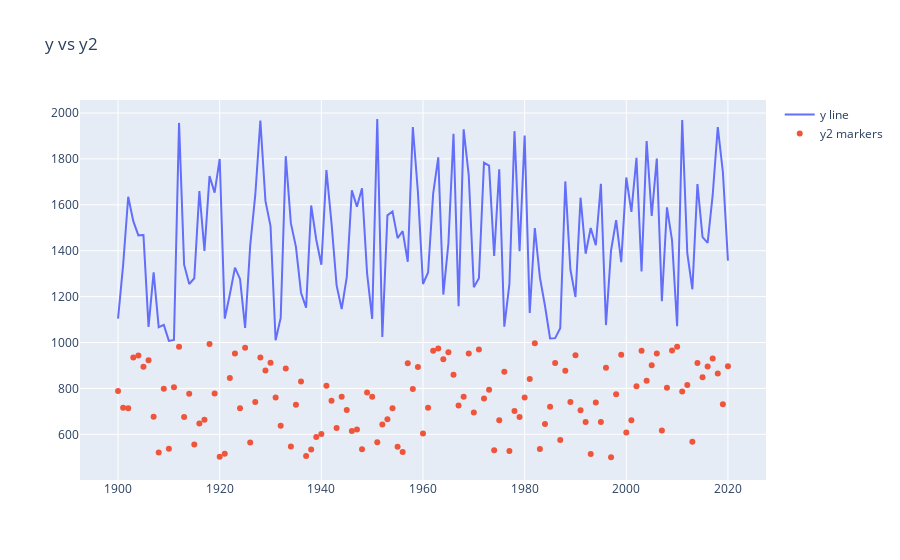

The cell this chart's notebook holds for it:
### Code cell
fig.update_layout(title='y vs y2')
